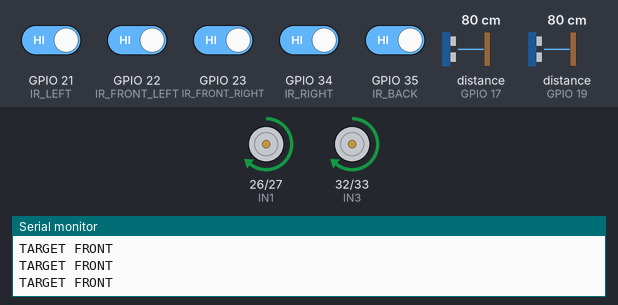
This sketch was run on a simulated ESP32. On the bench: motor-driver pin pairs drawn as motors (green arrow = first pin HIGH = forward, orange = second pin HIGH = backward, longer = more drive, scaled by the enable pin), the last lines printed to the serial monitor. Wiring (inferred from the names in the program): 2 × ultrasonic range finder: trigger GPIO 5, echo GPIO 17 / trigger GPIO 18, echo GPIO 19. The test bench sets the inputs (shaded band); at power-on: GPIO 21 (IR_LEFT), GPIO 22 (IR_FRONT_LEFT), GPIO 23 (IR_FRONT_RIGHT), GPIO 34 (IR_RIGHT), GPIO 35 (IR_BACK) HIGH, distance to the obstacle (sensors on GPIO 19, GPIO 17) 80 cm. The echo pulse lasts 58.3 µs per cm.

Above: at 2.2 s.
2.3 s: GPIO 22 (IR_FRONT_LEFT) driven LOW
At 3.2 s:
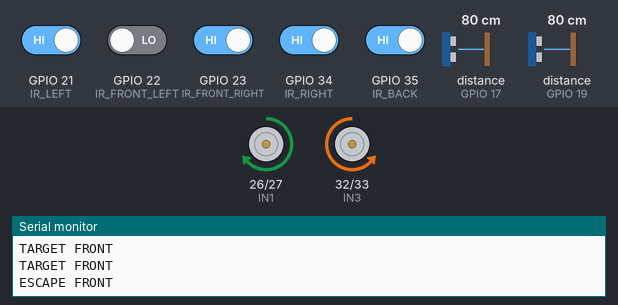
5.3 s: GPIO 22 (IR_FRONT_LEFT) driven HIGH
7.1 s: distance to the obstacle (sensor on GPIO 19) set to 6 cm
8.6 s: distance to the obstacle (sensor on GPIO 19) set to 3 cm
At 9.8 s:
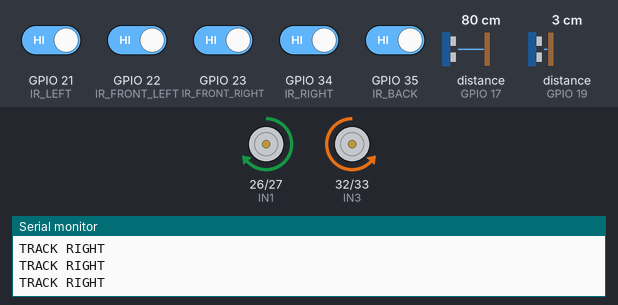
10.1 s: distance to the obstacle (sensor on GPIO 17) set to 6 cm
11.6 s: distance to the obstacle (sensor on GPIO 17) set to 3 cm
At 12.22 s:
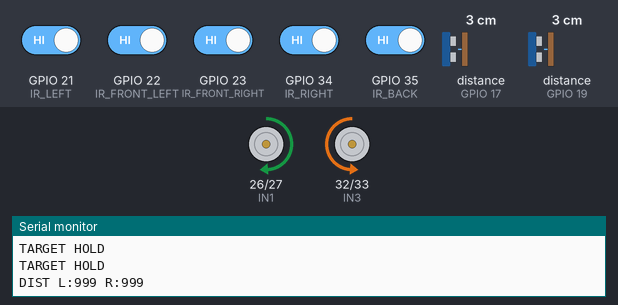
Timing chart, 0 to 15.6 s (numbered marks = the images above; inputs shaded):
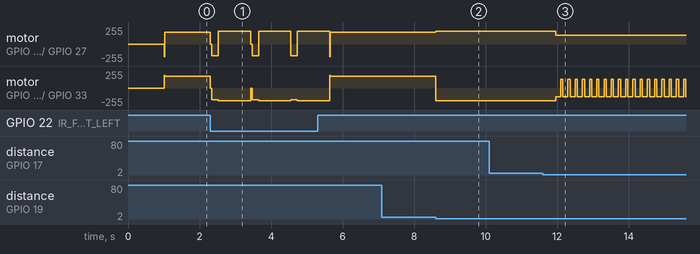

Measured:
- the behaviour switches between 5 and 4 cm on distance to the obstacle (sensor on GPIO 19) (found by bisection; images 1 and 2)
- the behaviour switches between 5 and 4 cm on distance to the obstacle (sensor on GPIO 17) (found by bisection; images 2 and 3)
- after the input at 2.3 s, motor on GPIO 26 (IN1) / GPIO 27 (IN2): alternates forward 189/255 for 0.90 s and backward 179/255 for 0.22 s, starting at once; motor on GPIO 32 (IN3) / GPIO 33 (IN4): alternates backward 189/255 for 0.90 s and backward 179/255 for 0.22 s, starting at once
- after the input at 8.6 s, motor on GPIO 26 (IN1) / GPIO 27 (IN2): forward 179/255 → forward 189/255 at once; motor on GPIO 32 (IN3) / GPIO 33 (IN4): forward 179/255 → backward 189/255 at once
- after the input at 11.6 s, motor on GPIO 26 (IN1) / GPIO 27 (IN2): alternates forward 134/255 for 0.14 s and forward 129/255 for 0.06 s, starting after 0.36 s; motor on GPIO 32 (IN3) / GPIO 33 (IN4): alternates backward 134/255 for 0.14 s and forward 129/255 for 0.06 s, starting after 0.36 s

The sketch:

robot_sumo_v1.ino
```cpp
/*
====================================================
SUMO ROBOT V5
RESPONSIVE ESCAPE + TARGET MEMORY + FSM SEARCH
====================================================
*/

// ================= MOTOR =================

#define ENA 14
#define IN1 26
#define IN2 27

#define ENB 25
#define IN3 32
#define IN4 33

// ================= IR =================

#define IR_BACK 35
#define IR_RIGHT 34
#define IR_LEFT 21
#define IR_FRONT_RIGHT 23
#define IR_FRONT_LEFT 22

// ================= HC-SR04 =================

#define TRIG_RIGHT 5
#define ECHO_RIGHT 17

#define TRIG_LEFT 18
#define ECHO_LEFT 19

// ================= PARAMETER =================

const int PWM_ESCAPE_BACK = 180;
const int PWM_ESCAPE_TURN = 190;
const int PWM_SEARCH = 130;
const int PWM_SEARCH_ROTATE = 135;
const int PWM_TRACK = 190;
const int PWM_APPROACH = 180;
const int PWM_ATTACK = 230;

const int MIN_TARGET_RANGE = 4;
const int TRACK_RANGE = 120;
const int ATTACK_RANGE = 30;

const unsigned long ULTRASONIC_TIMEOUT_US = 8000;
const unsigned long ULTRASONIC_INTERVAL_US = 12000;
const unsigned long SENSOR_FRESH_TIME = 80;
const unsigned long TARGET_HOLD_TIME = 350;

const unsigned long SEARCH_FORWARD_TIME = 60;
const unsigned long SEARCH_ROTATE_TIME = 140;
const bool DEBUG_DISTANCE = true;
const unsigned long DEBUG_INTERVAL = 200;

const unsigned long ESCAPE_FRONT_MIN_BACK_TIME = 100;
const unsigned long ESCAPE_FRONT_MAX_BACK_TIME = 180;
const unsigned long ESCAPE_FRONT_BRAKE_TIME = 40;
const unsigned long REAR_CONFIRM_TIME = 30;
const unsigned long ESCAPE_FRONT_TURN_TIME = 900;
const unsigned long ESCAPE_SIDE_TURN_TIME = 280;
const unsigned long ESCAPE_BACK_FORWARD_TIME = 140;

// ================= SENSOR DATA =================

struct LineSensors
{
  bool frontLeft;
  bool frontRight;
  bool left;
  bool right;
  bool back;
};

// ================= FSM =================

enum SearchState
{
  SEARCH_FORWARD,
  SEARCH_ROTATE
};

enum EscapeState
{
  ESCAPE_NONE,
  ESCAPE_FRONT_BRAKE,
  ESCAPE_FRONT_BACK,
  ESCAPE_FRONT_TURN,
  ESCAPE_SIDE_TURN,
  ESCAPE_BACK_FORWARD
};

enum Direction
{
  DIR_LEFT,
  DIR_RIGHT
};

enum LastSeen
{
  NONE,
  LEFT,
  RIGHT
};

SearchState searchState = SEARCH_ROTATE;
EscapeState escapeState = ESCAPE_NONE;
Direction escapeDirection = DIR_RIGHT;
LastSeen lastSeen = NONE;
bool targetWasCentered = false;
bool targetWasClose = false;

unsigned long searchTimer = 0;
unsigned long escapeTimer = 0;
unsigned long lastTargetTime = 0;
unsigned long debugTimer = 0;
unsigned long ultrasonicTimer = 0;
unsigned long leftDistanceTime = 0;
unsigned long rightDistanceTime = 0;
unsigned long rearWarningTimer = 0;

long lastLeftDist = 999;
long lastRightDist = 999;
bool readLeftNext = true;

// =================================================
// MOTOR
// =================================================

void stopMotor()
{
  ledcWrite(ENA, 0);
  ledcWrite(ENB, 0);
}

void brakeMotor()
{
  digitalWrite(IN1, HIGH);
  digitalWrite(IN2, HIGH);
  digitalWrite(IN3, HIGH);
  digitalWrite(IN4, HIGH);
  ledcWrite(ENA, 255);
  ledcWrite(ENB, 255);
}

void forward(int pwm)
{
  digitalWrite(IN1, HIGH);
  digitalWrite(IN2, LOW);
  digitalWrite(IN3, HIGH);
  digitalWrite(IN4, LOW);
  ledcWrite(ENA, pwm);
  ledcWrite(ENB, pwm);
}

void backward(int pwm)
{
  digitalWrite(IN1, LOW);
  digitalWrite(IN2, HIGH);
  digitalWrite(IN3, LOW);
  digitalWrite(IN4, HIGH);
  ledcWrite(ENA, pwm);
  ledcWrite(ENB, pwm);
}

void rotateLeft(int pwm)
{
  digitalWrite(IN1, LOW);
  digitalWrite(IN2, HIGH);
  digitalWrite(IN3, HIGH);
  digitalWrite(IN4, LOW);
  ledcWrite(ENA, pwm);
  ledcWrite(ENB, pwm);
}

void rotateRight(int pwm)
{
  digitalWrite(IN1, HIGH);
  digitalWrite(IN2, LOW);
  digitalWrite(IN3, LOW);
  digitalWrite(IN4, HIGH);
  ledcWrite(ENA, pwm);
  ledcWrite(ENB, pwm);
}

void rotate(Direction direction, int pwm)
{
  if(direction == DIR_LEFT)
    rotateLeft(pwm);
  else
    rotateRight(pwm);
}

// =================================================
// SENSOR
// =================================================

bool lineDetected(int pin)
{
  int detectedCount = 0;

  for(int i = 0; i < 3; i++)
  {
    if(digitalRead(pin) == LOW)
      detectedCount++;

    delayMicroseconds(150);
  }

  return detectedCount >= 2;
}

LineSensors readLineSensors()
{
  LineSensors line;

  line.frontLeft = lineDetected(IR_FRONT_LEFT);
  line.frontRight = lineDetected(IR_FRONT_RIGHT);
  line.left = lineDetected(IR_LEFT);
  line.right = lineDetected(IR_RIGHT);
  line.back = lineDetected(IR_BACK);

  return line;
}

long readDistance(int trigPin, int echoPin)
{
  digitalWrite(trigPin, LOW);
  delayMicroseconds(2);
  digitalWrite(trigPin, HIGH);
  delayMicroseconds(10);
  digitalWrite(trigPin, LOW);

  unsigned long duration =
      pulseIn(echoPin, HIGH, ULTRASONIC_TIMEOUT_US);

  if(duration == 0)
    return 999;

  long distance = duration * 0.034 / 2;

  if(distance < MIN_TARGET_RANGE || distance > TRACK_RANGE)
    return 999;

  return distance;
}

void updateUltrasonic()
{
  unsigned long nowUs = micros();

  if(nowUs - ultrasonicTimer < ULTRASONIC_INTERVAL_US)
    return;

  if(readLeftNext)
  {
    lastLeftDist = readDistance(TRIG_LEFT, ECHO_LEFT);
    leftDistanceTime = millis();
  }
  else
  {
    lastRightDist = readDistance(TRIG_RIGHT, ECHO_RIGHT);
    rightDistanceTime = millis();
  }

  readLeftNext = !readLeftNext;
  ultrasonicTimer = micros();
}

// =================================================
// ESCAPE
// =================================================

void resetSearch()
{
  searchState = SEARCH_FORWARD;
  searchTimer = millis();
}

void beginEscape(EscapeState state, Direction direction)
{
  escapeState = state;
  escapeDirection = direction;
  escapeTimer = millis();
  rearWarningTimer = 0;
  lastSeen = NONE;
}

bool handleEscape(const LineSensors &line)
{
  unsigned long now = millis();

  if(escapeState == ESCAPE_NONE)
  {
    if(line.frontLeft || line.frontRight)
    {
      // Belok menjauhi sisi depan yang menyentuh garis.
      Direction turnDirection =
          (line.frontRight && !line.frontLeft) ? DIR_LEFT : DIR_RIGHT;

      beginEscape(ESCAPE_FRONT_BRAKE, turnDirection);
      Serial.println("ESCAPE FRONT");
    }
    else if(line.left)
    {
      beginEscape(ESCAPE_SIDE_TURN, DIR_RIGHT);
      Serial.println("ESCAPE LEFT");
    }
    else if(line.right)
    {
      beginEscape(ESCAPE_SIDE_TURN, DIR_LEFT);
      Serial.println("ESCAPE RIGHT");
    }
    else if(line.back)
    {
      beginEscape(ESCAPE_BACK_FORWARD, DIR_RIGHT);
      Serial.println("ESCAPE BACK");
    }
    else
    {
      return false;
    }
  }

  switch(escapeState)
  {
    case ESCAPE_FRONT_BRAKE:
      brakeMotor();

      if(now - escapeTimer >= ESCAPE_FRONT_BRAKE_TIME)
      {
        escapeState = ESCAPE_FRONT_BACK;
        escapeTimer = now;
      }
      break;

    case ESCAPE_FRONT_BACK:
      if(line.back && rearWarningTimer == 0)
        rearWarningTimer = now;
      else if(!line.back)
        rearWarningTimer = 0;

      if(rearWarningTimer != 0 &&
         now - rearWarningTimer >= REAR_CONFIRM_TIME)
      {
        stopMotor();
        escapeState = ESCAPE_FRONT_TURN;
        escapeTimer = now;
      }
      else if((now - escapeTimer >= ESCAPE_FRONT_MIN_BACK_TIME &&
               !line.frontLeft && !line.frontRight) ||
              now - escapeTimer >= ESCAPE_FRONT_MAX_BACK_TIME)
      {
        escapeState = ESCAPE_FRONT_TURN;
        escapeTimer = now;
        rotate(escapeDirection, PWM_ESCAPE_TURN);
      }
      else
      {
        backward(PWM_ESCAPE_BACK);
      }
      break;

    case ESCAPE_FRONT_TURN:
      rotate(escapeDirection, PWM_ESCAPE_TURN);

      // Selesaikan satu rotasi tanpa di-reset oleh sensor garis lain.
      if(now - escapeTimer >= ESCAPE_FRONT_TURN_TIME)
      {
        escapeState = ESCAPE_NONE;
        resetSearch();
        Serial.println("ESCAPE TURN DONE");
      }
      break;

    case ESCAPE_SIDE_TURN:
      rotate(escapeDirection, PWM_ESCAPE_TURN);

      if(now - escapeTimer >= ESCAPE_SIDE_TURN_TIME)
      {
        escapeState = ESCAPE_NONE;
        resetSearch();
      }
      break;

    case ESCAPE_BACK_FORWARD:
      if(line.frontLeft || line.frontRight)
      {
        stopMotor();
        escapeState = ESCAPE_FRONT_TURN;
        escapeTimer = now;
      }
      else
      {
        forward(PWM_ESCAPE_BACK);

        if(now - escapeTimer >= ESCAPE_BACK_FORWARD_TIME && !line.back)
        {
          escapeState = ESCAPE_NONE;
          resetSearch();
        }
      }
      break;

    case ESCAPE_NONE:
      break;
  }

  return true;
}

// =================================================

void setup()
{
  Serial.begin(115200);

  pinMode(IR_BACK, INPUT);
  pinMode(IR_RIGHT, INPUT);
  pinMode(IR_LEFT, INPUT);
  pinMode(IR_FRONT_RIGHT, INPUT);
  pinMode(IR_FRONT_LEFT, INPUT);

  pinMode(TRIG_RIGHT, OUTPUT);
  pinMode(ECHO_RIGHT, INPUT);
  pinMode(TRIG_LEFT, OUTPUT);
  pinMode(ECHO_LEFT, INPUT);

  pinMode(IN1, OUTPUT);
  pinMode(IN2, OUTPUT);
  pinMode(IN3, OUTPUT);
  pinMode(IN4, OUTPUT);

  ledcAttach(ENA, 1000, 8);
  ledcAttach(ENB, 1000, 8);

  stopMotor();
  Serial.println("STARTING...");
  delay(1000);

  searchTimer = millis();
}

// =================================================

void loop()
{
  LineSensors line = readLineSensors();

  if(handleEscape(line))
    return;

  // Baca satu ultrasonik bergantian agar IR kembali diperiksa setiap loop.
  updateUltrasonic();

  unsigned long now = millis();
  long leftDist = lastLeftDist;
  long rightDist = lastRightDist;

  bool leftTarget =
      leftDist != 999 &&
      leftDistanceTime != 0 &&
      now - leftDistanceTime <= SENSOR_FRESH_TIME;

  bool rightTarget =
      rightDist != 999 &&
      rightDistanceTime != 0 &&
      now - rightDistanceTime <= SENSOR_FRESH_TIME;

  if(DEBUG_DISTANCE && now - debugTimer >= DEBUG_INTERVAL)
  {
    Serial.print("DIST L:");
    Serial.print(leftDist);
    Serial.print(" R:");
    Serial.println(rightDist);
    debugTimer = now;
  }

  if(leftTarget || rightTarget)
  {
    lastTargetTime = now;
    resetSearch();

    if(leftTarget)
      lastLeftDist = leftDist;

    if(rightTarget)
      lastRightDist = rightDist;
  }

  if(leftTarget && rightTarget)
  {
    targetWasCentered = true;
    targetWasClose =
        leftDist < ATTACK_RANGE && rightDist < ATTACK_RANGE;
    lastSeen = (leftDist < rightDist) ? LEFT : RIGHT;

    if(targetWasClose)
    {
      Serial.println("ATTACK");
      forward(PWM_ATTACK);
    }
    else
    {
      Serial.println("TARGET FRONT");
      forward(PWM_APPROACH);
    }

    return;
  }

  if(leftTarget)
  {
    targetWasCentered = false;
    targetWasClose = false;
    lastSeen = LEFT;
    Serial.println("TRACK LEFT");
    rotateLeft(PWM_TRACK);
    return;
  }

  if(rightTarget)
  {
    targetWasCentered = false;
    targetWasClose = false;
    lastSeen = RIGHT;
    Serial.println("TRACK RIGHT");
    rotateRight(PWM_TRACK);
    return;
  }

  // Abaikan dropout ultrasonik singkat agar serangan tidak langsung putus.
  if(lastTargetTime != 0 && now - lastTargetTime < TARGET_HOLD_TIME)
  {
    Serial.println("TARGET HOLD");

    if(targetWasCentered)
      forward(targetWasClose ? PWM_ATTACK : PWM_APPROACH);
    else if(lastSeen == LEFT)
      rotateLeft(PWM_TRACK);
    else if(lastSeen == RIGHT)
      rotateRight(PWM_TRACK);
    else
      forward(PWM_APPROACH);

    return;
  }

  switch(searchState)
  {
    case SEARCH_FORWARD:
      forward(PWM_SEARCH);

      if(now - searchTimer >= SEARCH_FORWARD_TIME)
      {
        searchState = SEARCH_ROTATE;
        searchTimer = now;
      }
      break;

    case SEARCH_ROTATE:
      if(lastSeen == RIGHT)
        rotateRight(PWM_SEARCH_ROTATE);
      else
        rotateLeft(PWM_SEARCH_ROTATE);

      if(now - searchTimer >= SEARCH_ROTATE_TIME)
      {
        searchState = SEARCH_FORWARD;
        searchTimer = now;
      }
      break;
  }
}
```
